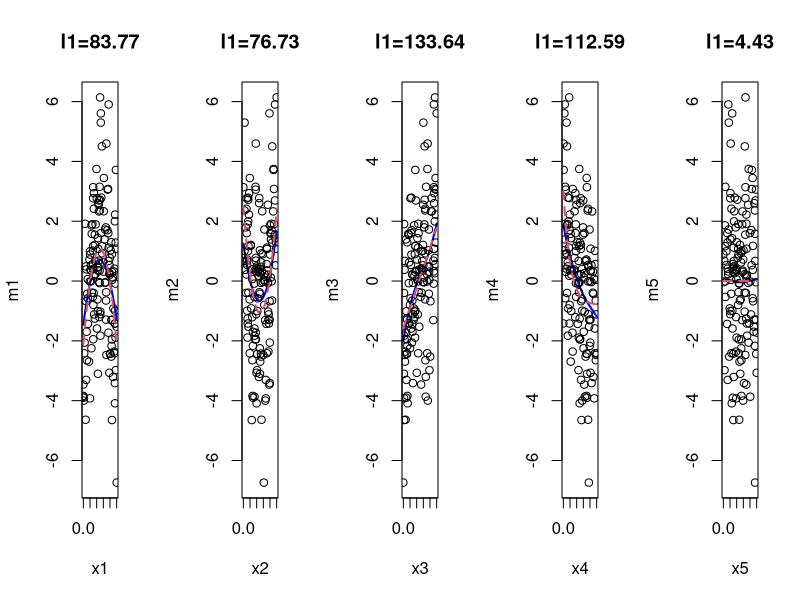

This chart was generated by the following R code:

soft.threshold = function(x,lambda) {
  return(sign(x) * (abs(x)-lambda) * (abs(x) > lambda))
}

generator1 = function(n=150,d=50,sigma2=1){
  epsilon = rnorm(n,0,sigma2)
  M = matrix(NA,nrow=n,ncol=d)
  x = matrix(runif(d*n,-2.5,2.5),nrow=n,ncol=d)
  for (j in c(1:d)){
    if (j==1) { M[,j] = -x[,j]^2 - mean(-x[,j]^2)}
    if (j==2) { M[,j] = x[,j]^2 - mean(x[,j]^2)}
    if (j==3) { M[,j] = x[,j]}
    if (j==4) { M[,j] = exp(-x[,j])- mean(exp(-x[,j]))}
    if (j>4 ) { M[,j] = 0}
 }
 for (j in c(1:d)) {
    x[,j] = (x[,j]-min(x[,j]))/(max(x[,j])-min(x[,j]))
 }
 M[,1:4]  = scale(M[,1:4])          # rescale the design matrix
 m        = apply(M[,c(1:d)],1,sum) # mean function
 y        = m +  epsilon
 return(list(y=y,x=x,M=M))
}

kernel.smoothing.matrix = function(h, x) {
  n = length(x)
  S = matrix(0,n,n)
  for (i in 1:n) {
    tmp1  = x - x[i]
    w     = exp(-(tmp1)^2/(2*h^2))
    w     = w/sum(w)
    S[i,] = w
  }
  return(S)
}

local.linear.smoothing.matrix = function(h, x) {
  n = length(x)
  S = matrix(0,n,n)
  
  for (i in 1:n) {
    xdiff = x - x[i]
    w     = exp(-(xdiff)^2/(2*h^2))
    W     = diag(w/sum(w))
    X     = cbind(1,matrix(xdiff,n,1,byrow=TRUE))
    T     = solve(t(X) %*% W %*% X) %*% t(X) %*% W
    S[i,] = T[1,]
  }
  return(S)
}


plotM = function(y,x,M1,M){
  d   = ncol(M)
  res = y - apply(M1,1,sum)
  par(mfrow=c(1,5))
  for (i in c(1:min(d,10))) {
    par(cex=1.0,cex.sub=1.0,cex.lab=1.0)
    ord   = order(x[,i])
    M1[,i]= M1[,i]- mean(M1[,i])
    M[,i] = M[,i]- mean(M[,i])
    l = sum(abs(M1[,i]))
    if (l == 0) {
      s = "zero"
    }
    else {
      s = sprintf("l1=%.2f", sum(abs(M1[,i])))
    }
    plot(x[,i][ord], M1[,i][ord],ylim=c(min(y),max(y)),
         type='l',lwd=2,xlab=paste('x',i,sep=''),
         ylab=paste('m',i,sep=''),col='blue',main=s)
    points(x[,i][ord],y[ord],lwd=1)
    lines(M[,i][ord]~x[,i][ord],lty=2,lwd=2,col=2)
  }

  num.zeros = 0
  for (i in 1:d) {
    M1[,i] = M1[,i] - mean(M1[,i])
    l1 = sum(abs(M1[,i]))
    if (l1 == 0) {
      num.zeros = num.zeros + 1
    }
  }
  cat(sprintf("Number of zeros: %d of %d\n", num.zeros, d))
}

backfit = function(x,y,h,lambda,maxStep = 100){
  d  = ncol(x)
  n  = length(y)
  M1 = matrix(0,n,d)
  alpha = rep(1,d)
  S  = matrix(0,d,n*n)

  cat("constructing smoothing matrices...\n")
  for (i in 1:d) {
    #W = kernel.smoothing.matrix(h[i],x[,i])
    W = local.linear.smoothing.matrix(h[i],x[,i])
    S[i,] = as.vector(W)
  }
  
  cat("lambda=",lambda,"\n")
  order = sample(d,d)  # visit the variables in a random order
  cat("Variable order: ", order[1:min(length(order),8)], "...\n")

  for (iter in c(1:maxStep)){
    curfit    = apply(M1 %*% diag(alpha), 1, sum)
    for(i in order) {
      Z = y - M1[,-i] %*% alpha[-i]
      Si = matrix(S[i,],n,n)
      f = as.vector(Si %*% Z)
      norm = sqrt(t(f) %*% f / n)
      M1[,i] = f / norm
      M1[,i] = M1[,i] - mean(M1[,i])
      alpha[i] = soft.threshold(norm, lambda)
    }
    newfit    = apply(M1 %*% diag(alpha),1,sum)
    tmp       = sqrt(sum((curfit-newfit)^2))
    if(tmp<1e-6){ break }
    cat(sprintf("Iteration %d: l2-distance=%f\n", iter, tmp))
    if(iter==maxStep){cat('maximum steps reached!','\n')}
  }
  
  return(list(M=(M1 %*% diag(alpha)), beta=alpha))
}


example1 = function(n=150,d=50,lambda=.4,sigma2=1,h0=.1) {
  out = generator1(n,d,sigma2)
  y = out$y
  x = out$x
  M = out$M
  n = length(y)
  d = ncol(x)

  h = rep(1,d)
  if (h0 != 0) { h = rep(h0,d) }
  else {h =rep(.8*h/(n^0.2),d)}  # the plug-in bandwidths
  cat("bandwidth: ",h[1],"\n")

  tmp = backfit(x,y,h,lambda,maxStep=100)
  Mc = tmp$M
  plotM(y,x,Mc,M)
  #return(list(y=y,x=x,M1=M1,M=M))
}

example1(n=150,d=5,lambda=.1,sigma2=1,h0=.2)

